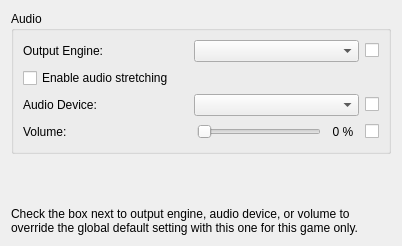
<?xml version="1.0" encoding="UTF-8"?>
<ui version="4.0">
 <class>ConfigureAudio</class>
 <widget class="QWidget" name="ConfigureAudio">
  <property name="geometry">
   <rect>
    <x>0</x>
    <y>0</y>
    <width>402</width>
    <height>246</height>
   </rect>
  </property>
  <layout class="QVBoxLayout">
   <item>
    <widget class="QGroupBox" name="groupBox">
     <property name="title">
      <string>Audio</string>
     </property>
     <layout class="QVBoxLayout">
      <item>
       <layout class="QHBoxLayout">
        <item>
         <widget class="QLabel" name="label">
          <property name="text">
           <string>Output Engine:</string>
          </property>
         </widget>
        </item>
        <item>
         <widget class="QComboBox" name="output_sink_combo_box"/>
        </item>
        <item>
         <widget class="QCheckBox" name="output_sink_checkbox">
          <property name="sizePolicy">
           <sizepolicy hsizetype="Fixed" vsizetype="Fixed">
            <horstretch>0</horstretch>
            <verstretch>0</verstretch>
           </sizepolicy>
          </property>
          <property name="text">
           <string/>
          </property>
         </widget>
        </item>
       </layout>
      </item>
      <item>
       <widget class="QCheckBox" name="toggle_audio_stretching">
        <property name="toolTip">
         <string>This post-processing effect adjusts audio speed to match emulation speed and helps prevent audio stutter. This however increases audio latency.</string>
        </property>
        <property name="text">
         <string>Enable audio stretching</string>
        </property>
       </widget>
      </item>
      <item>
       <layout class="QHBoxLayout">
        <item>
         <widget class="QLabel" name="label">
          <property name="text">
           <string>Audio Device:</string>
          </property>
         </widget>
        </item>
        <item>
         <widget class="QComboBox" name="audio_device_combo_box"/>
        </item>
        <item>
         <widget class="QCheckBox" name="audio_device_checkbox">
          <property name="sizePolicy">
           <sizepolicy hsizetype="Fixed" vsizetype="Fixed">
            <horstretch>0</horstretch>
            <verstretch>0</verstretch>
           </sizepolicy>
          </property>
          <property name="text">
           <string/>
          </property>
         </widget>
        </item>
       </layout>
      </item>
      <item>
       <layout class="QHBoxLayout" name="horizontalLayout_2">
        <property name="topMargin">
         <number>0</number>
        </property>
        <item>
         <widget class="QLabel" name="label">
          <property name="text">
           <string>Volume:</string>
          </property>
         </widget>
        </item>
        <item>
         <spacer name="horizontalSpacer">
          <property name="orientation">
           <enum>Qt::Horizontal</enum>
          </property>
          <property name="sizeHint" stdset="0">
           <size>
            <width>40</width>
            <height>20</height>
           </size>
          </property>
         </spacer>
        </item>
        <item>
         <widget class="QSlider" name="volume_slider">
          <property name="sizePolicy">
           <sizepolicy hsizetype="Expanding" vsizetype="Fixed">
            <horstretch>0</horstretch>
            <verstretch>0</verstretch>
           </sizepolicy>
          </property>
          <property name="maximum">
           <number>100</number>
          </property>
          <property name="pageStep">
           <number>10</number>
          </property>
          <property name="orientation">
           <enum>Qt::Horizontal</enum>
          </property>
         </widget>
        </item>
        <item>
         <widget class="QLabel" name="volume_indicator">
          <property name="minimumSize">
           <size>
            <width>32</width>
            <height>0</height>
           </size>
          </property>
          <property name="text">
           <string>0 %</string>
          </property>
          <property name="alignment">
           <set>Qt::AlignCenter</set>
          </property>
         </widget>
        </item>
        <item>
         <widget class="QCheckBox" name="volume_checkbox">
          <property name="text">
           <string/>
          </property>
         </widget>
        </item>
       </layout>
      </item>
     </layout>
    </widget>
   </item>
   <item>
    <spacer>
     <property name="orientation">
      <enum>Qt::Vertical</enum>
     </property>
     <property name="sizeHint" stdset="0">
      <size>
       <width>167</width>
       <height>55</height>
      </size>
     </property>
    </spacer>
   </item>
   <item>
    <widget class="QLabel" name="label_2">
     <property name="text">
      <string>Check the box next to output engine, audio device, or volume to override the global default setting with this one for this game only.</string>
     </property>
     <property name="wordWrap">
      <bool>true</bool>
     </property>
    </widget>
   </item>
  </layout>
 </widget>
 <resources/>
 <connections/>
</ui>
